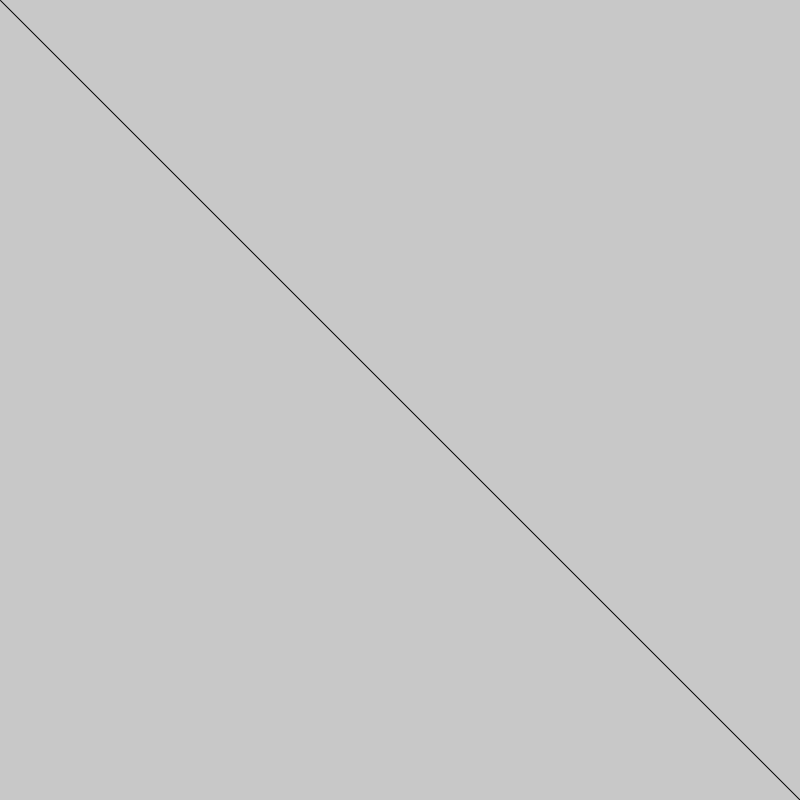
Frame 1 (no input)
Frame 60 (the mouse pressed at the canvas centre just before this capture): identical to frame 1, image omitted
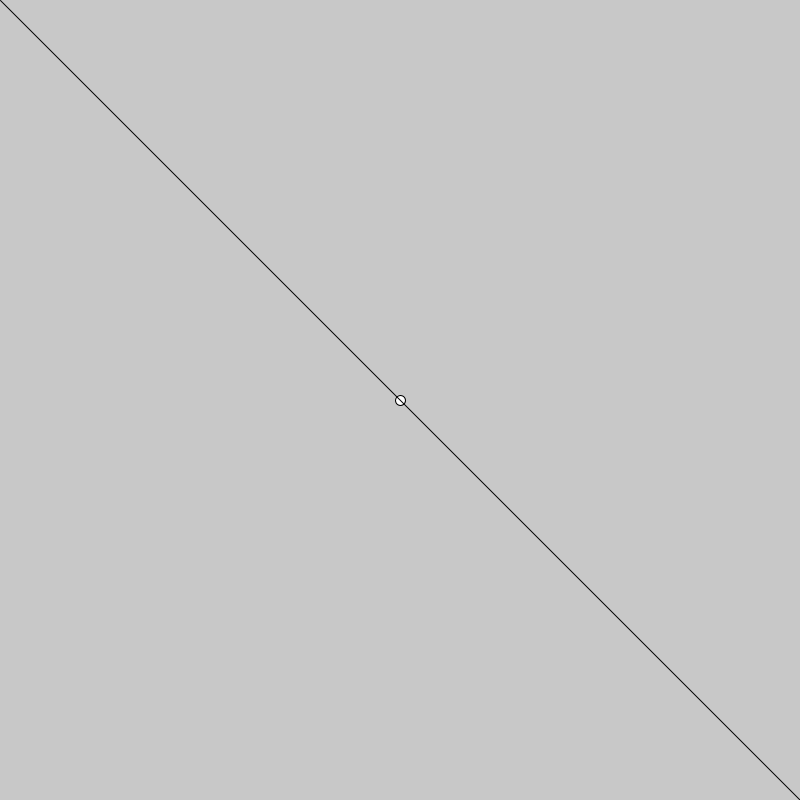
Frame 120 (the mouse held since frame 60 and released just before this capture)

The Processing sketch that drew these frames (run headless with seeded random() and noise(); from frame 60 on, the mouse is pressed at the canvas centre):

// Processing sketch: GD
// ── GD.pde
ArrayList<Point> points = new ArrayList<Point>();
float b = 0;
float m = 1;
float alpha = 0.01;
float cost=0;
void setup()
{
  size(800,800);
}

void draw()
{
  background(200);
  
  for(Point point:points)
  {
    point.show();
  }
  
  float x1 = 0;
  float y1 = m * x1 + b;
  float x2 = 1;
  float y2 = m * x2 + b;
  line(x1 * width, y1 * height, x2 * width, y2 * height);
  
  
  
  for(Point point:points)
  {
    costFunction();
    b = b - alpha * cost;
    m = m - alpha * cost * point.x;
  }
}

void mousePressed()
{
  points.add(new Point(mouseX,mouseY));
}

void costFunction()
{  
  float sum=0;
  for(Point point:points)
  {
    float h = b + m * point.x;
    float p = h - point.y;
    sum += p;
  }
  cost = sum/(points.size());
}

// ── Point.pde
class Point
{
  float x,y;
  
  Point(float x,float y)
  {
    this.x = x/width;
    this.y = y/height;
  }
  
  void show()
  {
    circle(this.x*width,this.y*height,10);
  }
}
